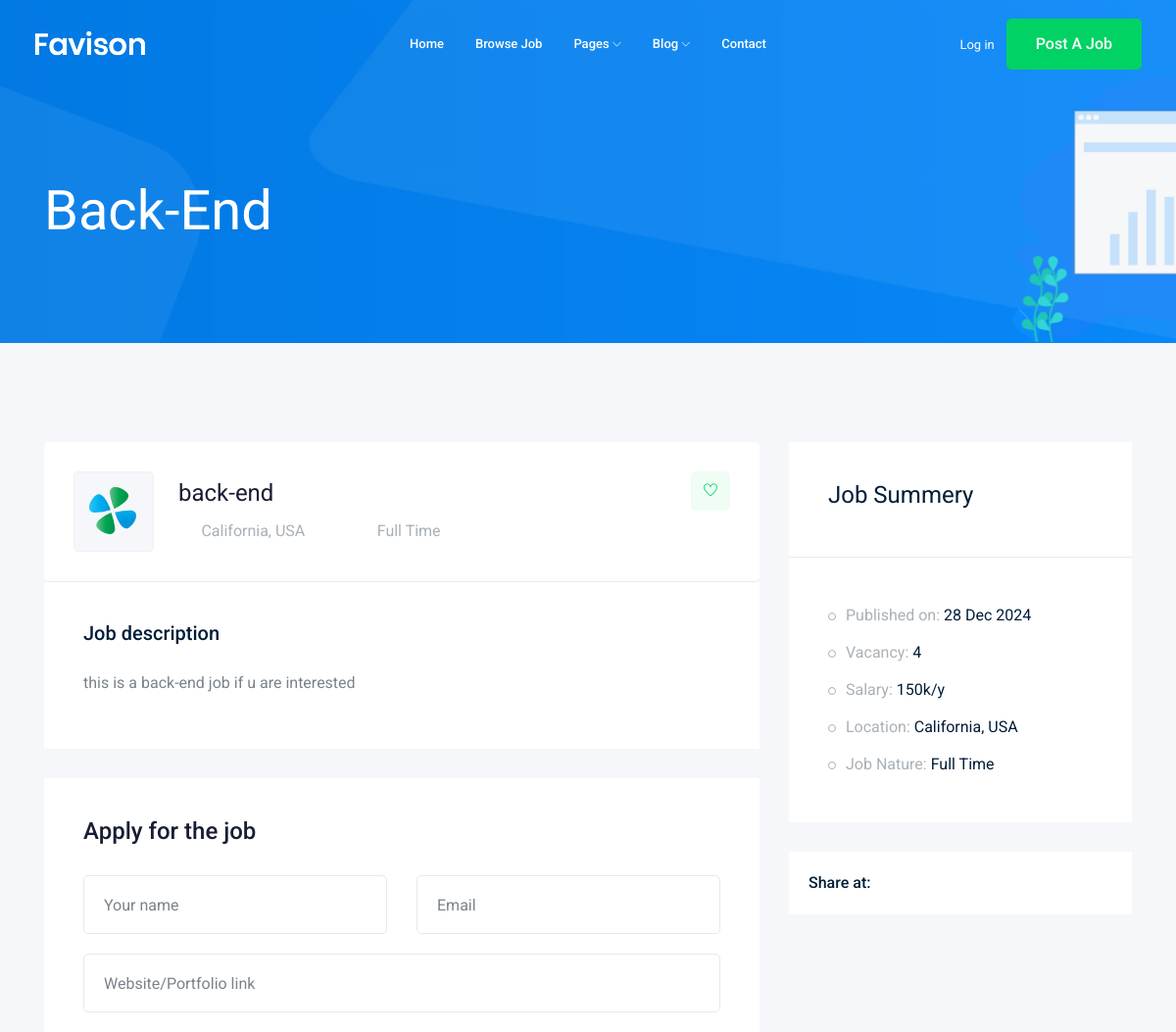
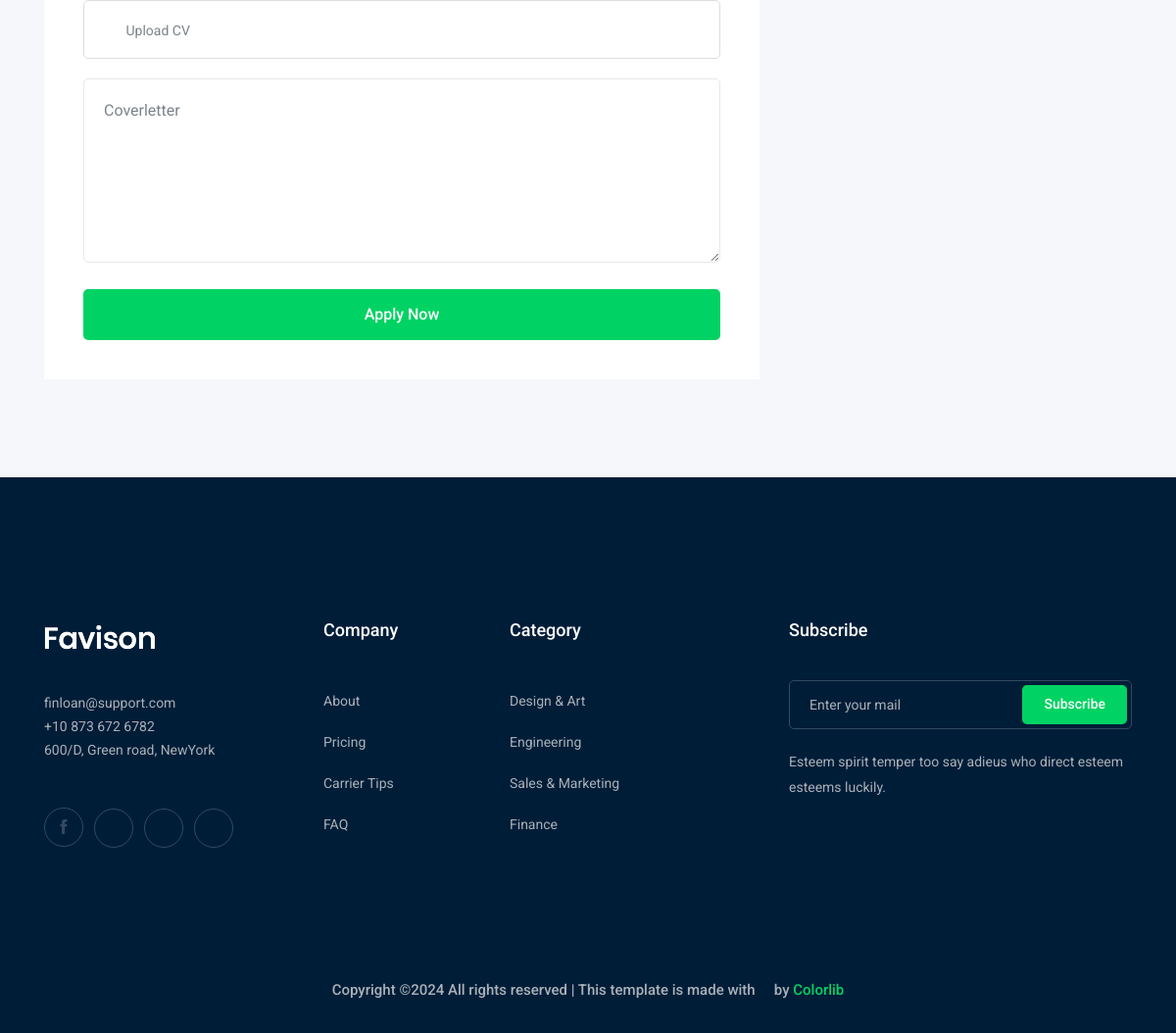
/jobs/back-end, run on the app's committed database (2 pictures, top to bottom).
### job/models.py (models this page shows, shortened)
class Job(models.Model):
    def image_upload():
        return "jobs/%y/%m/%d"
    title = models.CharField(max_length=100)
    job_type = models.CharField(max_length=15 , choices=JOB_TYPE)
    description = models.TextField(max_length=1000)
    published_at = models.DateTimeField(auto_now=True)
    vacancy = models.IntegerField(default=1)
    salary = models.IntegerField(default=0)
    experience = models.IntegerField(default=1)
    Category = models.ForeignKey('Category', on_delete=models.CASCADE)
    image = models.ImageField(upload_to= image_upload())
    slug = models.SlugField(blank=True, null=True)
    def __str__(self):
        return self.title

### job/views.py (the view)
# urls.py: path('<str:slug>',views.job_detail , name='job_detail'),
def job_detail(request, slug):
    job_detail = Job.objects.get(slug=slug)
    return render(request, 'job/job_detail.html', {'job':job_detail})

### job/templates/job/job_detail.html (shortened to what this page needs)
{%extends 'base.html'%}
{%block body%}
    <div class="bradcam_area bradcam_bg_1">
        <div class="container">
            <div class="row">
                <div class="col-xl-12">
                    <div class="bradcam_text">
                        <h3>{{job}}</h3>
                    </div>
                </div>
            </div>
        </div>
    </div>
    <div class="job_details_area">
        <div class="container">
            <div class="row">
                <div class="col-lg-8">
                    <div class="job_details_header">
                        <div class="single_jobs white-bg d-flex justify-content-between">
                            <div class="jobs_left d-flex align-items-center">
                                <div class="thumb">
                                    <img src="img/svg_icon/1.svg" alt="">
                                </div>
                                <div class="jobs_conetent">
                                    <a href="#"><h4>{{job}}</h4></a>
                                    <div class="links_locat d-flex align-items-center">
                                        <div class="location">
                                            <p> <i class="fa fa-map-marker"></i> California, USA</p>
                                        </div>
                                        <div class="location">
                                            <p> <i class="fa fa-clock-o"></i> {{job.job_type}}</p>
                                        </div>
                                    </div>
                                </div>
                            </div>
                            <div class="jobs_right">
                                <div class="apply_now">
                                    <a class="heart_mark" href="#"> <i class="ti-heart"></i> </a>
                                </div>
                            </div>
                        </div>
                    </div>
                    <div class="descript_wrap white-bg">
                        <div class="single_wrap">
                            <h4>Job description</h4>
                            <p>{{job.description}}</p>
                        </div>
                    </div>
                    <div class="apply_job_form white-bg">
                        <h4>Apply for the job</h4>
                        <form action="#">
                            <div class="row">
                                <div class="col-md-6">
                                    <div class="input_field">
                                        <input type="text" placeholder="Your name">
                                    </div>
                                </div>
                                <div class="col-md-6">
                                    <div class="input_field">
                                        <input type="text" placeholder="Email">
                                    </div>
                                </div>
                                <div class="col-md-12">
                                    <div class="input_field">
                                        <input type="text" placeholder="Website/Portfolio link">
                                    </div>
                                </div>
                                <div class="col-md-12">
                                    <div class="input-group">
                                        <div class="input-group-prepend">
                                        <button type="button" id="inputGroupFileAddon03"><i class="fa fa-cloud-upload" aria-hidden="true"></i>
                                        </button>
                                        </div>
                                        <div class="custom-file">
                                        <label class="custom-file-label" for="inputGroupFile03">Upload CV</label>
                                        </div>
                                    </div>
                                </div>
                                <div class="col-md-12">
                                    <div class="input_field">
                                        <textarea name="#" id="" cols="30" rows="10" placeholder="Coverletter"></textarea>
                                    </div>
                                </div>
                                <div class="col-md-12">
                                    <div class="submit_btn">
                                        <button class="boxed-btn3 w-100" type="submit">Apply Now</button>
                                    </div>
                                </div>
                            </div>
                        </form>
                    </div>
                </div>
                <div class="col-lg-4">
                    <div class="job_sumary">
                        <div class="summery_header">
                            <h3>Job Summery</h3>
                        </div>
                        <div class="job_content">
                            <ul>
                                <li>Published on: <span>{{job.published_at|date:'d M o'}}</span></li>
                                <li>Vacancy: <span>{{job.vacancy}}</span></li>
                                <li>Salary: <span>{{job.salary}}k/y</span></li>
                                <li>Location: <span>California, USA</span></li>
                                <li>Job Nature: <span> {{job.job_type}}</span></li>
                            </ul>
                        </div>
                    </div>
                    <div class="share_wrap d-flex">
                        <span>Share at:</span>
                        <ul>
                            <li><a href="#"> <i class="fa fa-facebook"></i></a> </li>
                            <li><a href="#"> <i class="fa fa-google-plus"></i></a> </li>
                            <li><a href="#"> <i class="fa fa-twitter"></i></a> </li>
                            <li><a href="#"> <i class="fa fa-envelope"></i></a> </li>
                        </ul>
                    </div>
                    <div class="job_location_wrap">
                        <div class="job_lok_inner">
                            <div id="map" style="height: 200px;"></div>
                        </div>
                    </div>
                </div>
            </div>
        </div>
    </div>
{%endblock body %}

### data on the page
Job: title "Back-End", title "back-end", job_type "Full Time", description "this is a back-end job if u are interested", published_at "28 Dec 2024", vacancy "4", salary "150"
